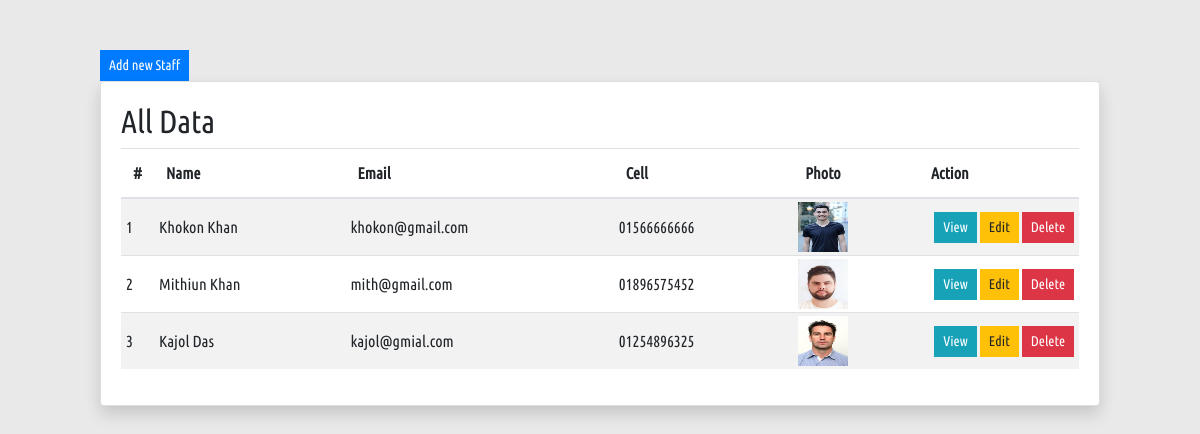
/staff_data.php, run on the app's committed database.
### tables this page shows
CREATE TABLE `staffs` (
  `id` int(10) NOT NULL,
  `name` varchar(100) NOT NULL,
  `email` varchar(100) NOT NULL,
  `cell` varchar(15) NOT NULL,
  `photo` varchar(100) NOT NULL,
  `status` varchar(20) NOT NULL DEFAULT 'active',
  `created_at` int(11) NOT NULL DEFAULT current_timestamp(),
  `updated_at` int(11) NOT NULL DEFAULT current_timestamp()
);

### app/Support/Database.php (called while the page is built, shortened)
<?php
abstract class Database
{
	private $host = 'localhost';
	private $user = 'root';
	private $pass = '';
	private $db = 'oop_crud';
	private function connection()
	{
		return $this -> connection = new mysqli($this -> host, $this -> user, $this -> pass, $this -> db);
	}
	protected function all($table, $order_by)
	{
		$sql = "SELECT * FROM $table ORDER BY id $order_by";
		$data = $this -> connection() -> query($sql);
		if ($data) {
			return $data;
		}
	}
}

### app/Controller/Staff.php (called while the page is built, shortened)
<?php
class Staff extends Database
{
	public function allStaff()
	{
		$data = $this -> all('staffs', 'DESC');
		if ($data) {
			return $data;
		}
	}
}

### staff_data.php (the view, shortened to what this page needs)
<?php
	$staff = new Staff;
 ?>
<!DOCTYPE html>
<html lang="en">
<head>
	<link rel="stylesheet" href="assets/css/bootstrap.min.css">
	<link rel="stylesheet" href="assets/css/style.css">
	<link rel="stylesheet" href="assets/css/responsive.css">
</head>
<body>
	<div class="wrap-table">
		<a class="btn btn-primary btn-sm" href="staff_index.php">Add new Staff</a>
		<div class="card shadow">
			<div class="card-body">
				<h2>All Data</h2>
				<table class="table table-striped">
					<thead>
						<tr>
							<th>#</th>
							<th>Name</th>
							<th>Email</th>
							<th>Cell</th>
							<th>Photo</th>
							<th>Action</th>
						</tr>
					</thead>
					<tbody>
						<?php
							$data = $staff -> allStaff();
							$id = 1;
							while($fdata = $data -> fetch_assoc()):
						 ?>
						<tr>
							<td><?php echo $id; $id++; ?></td>
							<td><?php echo $fdata['name']; ?></td>
							<td><?php echo $fdata['email']; ?></td>
							<td><?php echo $fdata['cell']; ?></td>
							<td><img src="media/img/Staff/<?php echo $fdata['photo']; ?>" alt=""></td>
							<td>
								<a class="btn btn-sm btn-info" href="staff_view.php?id=<?php echo $fdata['id']; ?>">View</a>
								<a class="btn btn-sm btn-warning" href="staff_edit.php?id=<?php echo $fdata['id']; ?>">Edit</a>
								<a class="btn btn-sm btn-danger" href="?delete=<?php echo $fdata['id']; ?>">Delete</a>
							</td>
						</tr>
						<?php endwhile; ?>
					</tbody>
				</table>
			</div>
		</div>
	</div>
</body>
</html>

### assets/css/style.css (style rules this page uses)
* { font-family: 'ubuntu'; }
body { background-color: #e9e9e9; }
.btn { border-radius: 0px !important; }
.wrap-table { width: 1000px; margin: 50px auto 0px; }
.wrap-table table tr td { vertical-align: middle !important; padding: 3px 5px; }
.wrap-table table tr td img { width: 50px; height: 50px; vertical-align: middle !important; }
.wrap-table table tbody tr td:first-child { width: 30px !important; }
.wrap-table table tbody tr td:last-child { text-align: right; width: 160px; }

### data on the page
staffs: name "Khokon Khan", email "khokon@gmail.com", cell "01566666666", photo (picture)
staffs: name "Mithiun Khan", email "mith@gmail.com", cell "01896575452", photo (picture)
staffs: name "Kajol Das", email "kajol@gmial.com", cell "01254896325", photo (picture)
